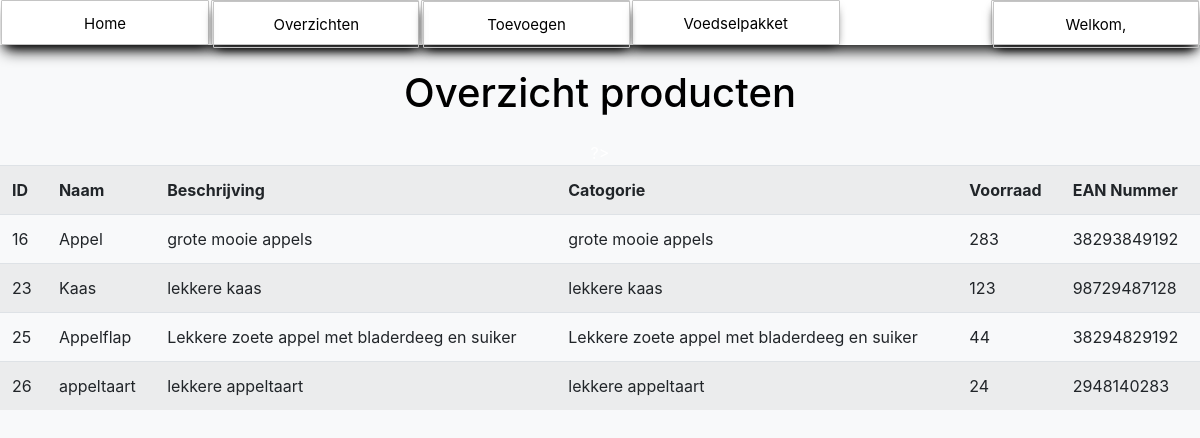
/alleproducten.php (signed in), run on an earlier commit of the app's database.
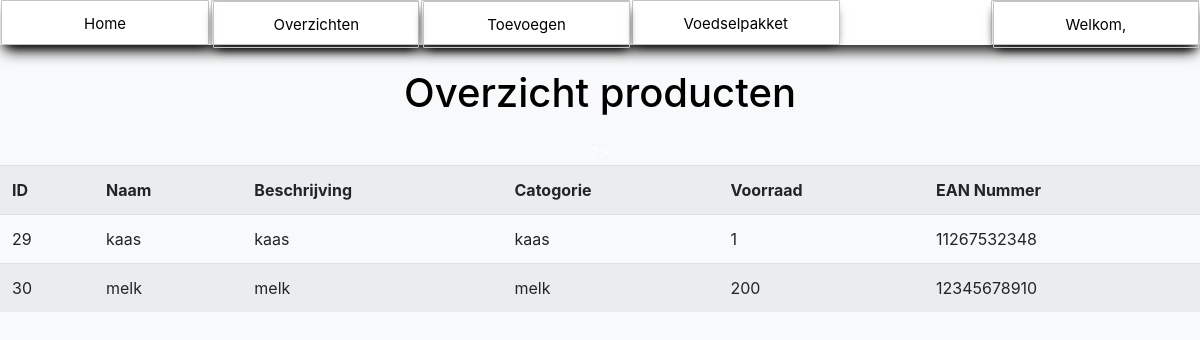
And on a later commit of the database.
### tables this page shows
CREATE TABLE `producten` (
  `id` int(11) NOT NULL,
  `naam` varchar(255) NOT NULL,
  `beschrijving` varchar(100) NOT NULL,
  `categorie` varchar(500) NOT NULL,
  `voorraad` int(11) NOT NULL,
  `EAN-Nummer` varchar(255) NOT NULL
);

### alleproducten.php (the view, shortened to what this page needs)
<!DOCTYPE html>
<html lang="en">
<head>
    <link href="https://stackpath.bootstrapcdn.com/bootstrap/4.5.0/css/bootstrap.min.css" rel="stylesheet">
</head>
<body class="bg-light">
    <?php
        include "navigation.php";
        if (isset($_SESSION['loggedin']) && $_SESSION['loggedin'] == true) {
    ?>
    <br>
    <CENTER><h1 style="color: black;">Overzicht producten</h1>
    <div class="table-responsive mt-4">
        <table class="table table-striped">
        <tr>
            <th>ID</th>
            <th>Naam</th>
            <th>Beschrijving</th>
            <th>Catogorie</th>
            <th>Voorraad</th>
            <th>EAN Nummer</th>
        </tr>
        </div>
        </CENTER>
        <?php
        include 'config.php';
        try {
            $sql = "SELECT * FROM producten";
            $stmt = $conn->prepare($sql);
            $stmt->execute();
            $products = $stmt->fetchAll();
            foreach ($products as $product) {
                echo "<tr>";
                echo "<td>" . $product['id'] . "</td>";
                echo "<td>" . $product['naam'] . "</td>";
                echo "<td>" . $product['beschrijving'] . "</td>";
                echo "<td>" . $product['beschrijving'] . "</td>";
                echo "<td>" . $product['voorraad'] . "</td>";
                echo "<td>" . $product['EAN-Nummer'] . "</td>";
                echo "</tr>";
            }
        } catch (PDOException $e) {
            echo "<div class='alert alert-danger'>" . $e->getMessage() . "</div>";
        }
    ?>
</body>
</html>
  <?php
  }
  else {
    header("Location: index.php");
  }
  ?>

### navigation.php (shortened to what this page needs)
<!DOCTYPE html>
<html>
<head>
  <link rel="stylesheet" type="text/css" media="screen" href="navigation.css" />
</head>
<body>
<?php
if (isset($_SESSION['loggedin']) && $_SESSION['loggedin'] == true) {
?>
<section>
  <center>
    <div>
      <nav class="nav_bar">
        <div onclick="location.href='index.php';">Home</div>
        <div class="dropdown">
          <div class="hover-button">Overzichten</div>
        </div>
        <div class="dropdown">
          <div class="hover-button">Toevoegen</div>
        </div>
        <div onclick="location.href='samenstellen.php';">Voedselpakket</div>
        <div class="dropdown">
          <div style="color: black;">Welkom, <?php echo $_SESSION['user_name']; ?></div>
        </div>
      </nav>
    </div>
  </center>
</section>
<?php
}
?>

### navigation.css (style rules this page uses)
body { color: white; padding: 0; margin: 0; }
.nav_bar { position: absolute; color: black; text-align: center; display: flex; box-shadow: 0px 10px 15px -5px black; position: relative; width: 100%; height: 45px; background: #ffffff; font-size: 15px; z-index: 0; line-height: 45px; }
.nav_bar div { color: black; width: 100%; box-shadow: 0px 5px 10px -5px black; cursor: pointer; transition: all 0.5s ease; border: 0.1px solid rgb(196, 196, 196); border-radius: 1px; margin-left: 1px; margin-right: 1px; }
.nav_bar div:nth-child(4) { margin-right: 150px; }
.dropdown { position: relative; display: inline-block; }
.hover-button { border: 1px solid black; }

### navigation.php (style rules this page uses)
.nav_bar { position: relative; z-index: 900; }

What changed in the data, as far as the page shows it:
removed producten: id "16", naam "Appel", beschrijving "grote mooie appels", voorraad "283", value "38293849192"
removed producten: id "23", naam "Kaas", beschrijving "lekkere kaas", voorraad "123", value "98729487128"
removed producten: id "25", naam "Appelflap", beschrijving "Lekkere zoete appel met bladerdeeg en suiker", voorraad "44", value "38294829192"
removed producten: id "26", naam "appeltaart", beschrijving "lekkere appeltaart", voorraad "24", value "2948140283"
added producten: id "29", naam "kaas", beschrijving "kaas", voorraad "1", value "11267532348"
added producten: id "30", naam "melk", beschrijving "melk", voorraad "200", value "12345678910"
